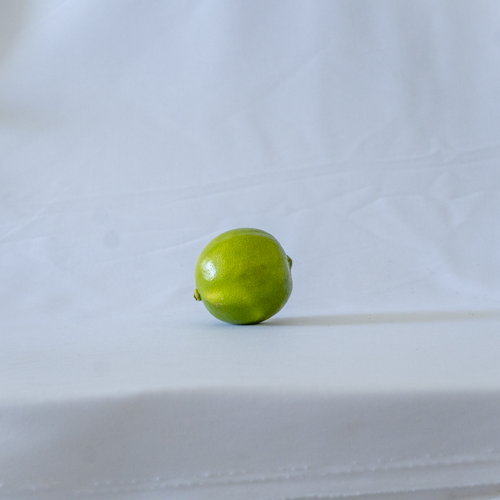
#> input picture imagem.png, 500 x 500 px
$ python thresholding.py
#> lines starting #> are read from the running program, lines starting #| are printed output that depends on the picture; after the words box and inside, x2 and y2 are one past the last pixel; in counts of white or black regions, pixels touching at a corner belong together
import cv2
import numpy as np
import matplotlib.pyplot as plt
from PIL import Image

img = cv2.imread("imagem.png", cv2.IMREAD_GRAYSCALE)
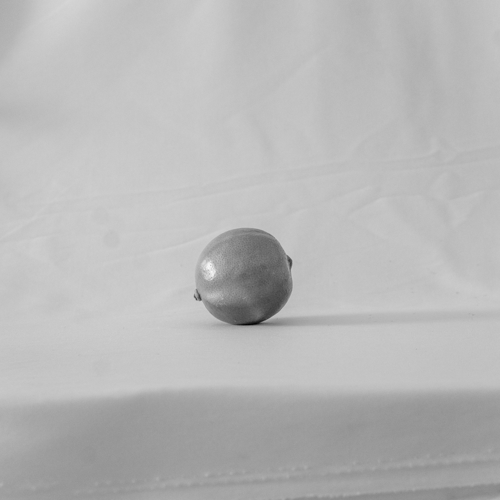
#> img: shape (500, 500); min 3, max 248, mean 183.9
retval, img_thresh = cv2.threshold(img, 50, 255, cv2.THRESH_BINARY)
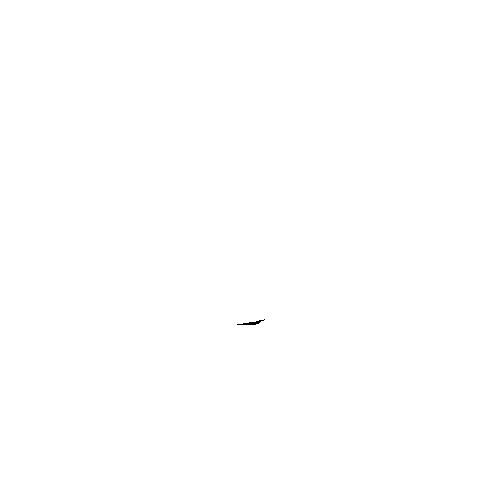
#> img_thresh: shape (500, 500); 100% white; black in thin lines or dots, all inside (x1, y1, x2, y2) = (237, 319, 265, 325)

retval, img_thresh2 = cv2.threshold(img, 130, 255, cv2.THRESH_BINARY)
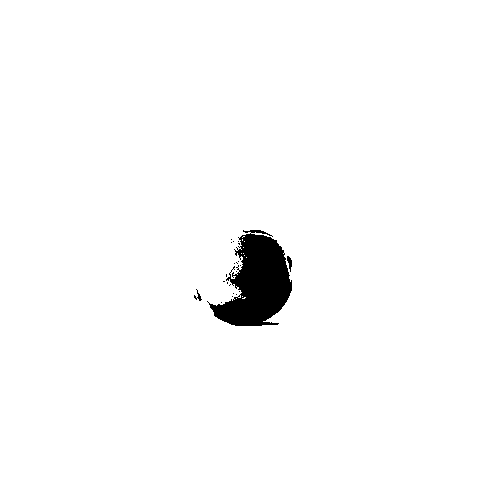
#> img_thresh2: shape (500, 500); 98.1% white; 22 black regions (19 under 20 px), largest, box (x1, y1, x2, y2) and area: (207, 230, 292, 326) 4665, (287, 256, 292, 272) 45, (194, 289, 202, 301) 33

img_thresh_adap = cv2.adaptiveThreshold(img, 255, cv2.ADAPTIVE_THRESH_MEAN_C, cv2.THRESH_BINARY, 11, 7)
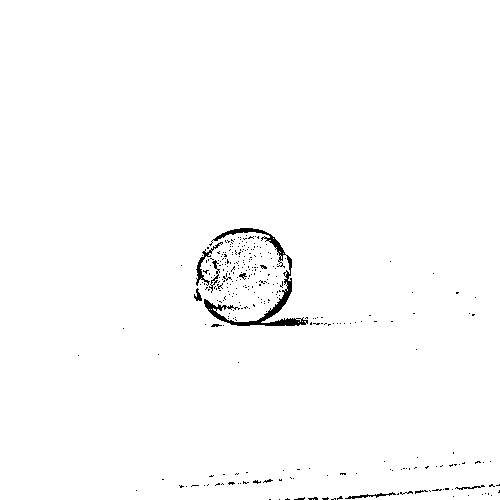
#> img_thresh_adap: shape (500, 500); 98.9% white; 308 black regions (297 under 20 px), largest, box (x1, y1, x2, y2) and area: (204, 228, 308, 326) 1416, (196, 242, 223, 286) 204, (345, 492, 396, 499) 106

plt.figure(figsize=(10, 10));plt.subplot(221);plt.title("Original");plt.imshow(img, cmap="gray")
plt.subplot(222);plt.title("Thresholding");plt.imshow(img_thresh, cmap="gray")
plt.subplot(223);plt.title("Thresholding 2");plt.imshow(img_thresh2, cmap="gray")
plt.subplot(224);plt.title("Thresholding Adaptativo");plt.imshow(img_thresh_adap, cmap="gray")

plt.show()
